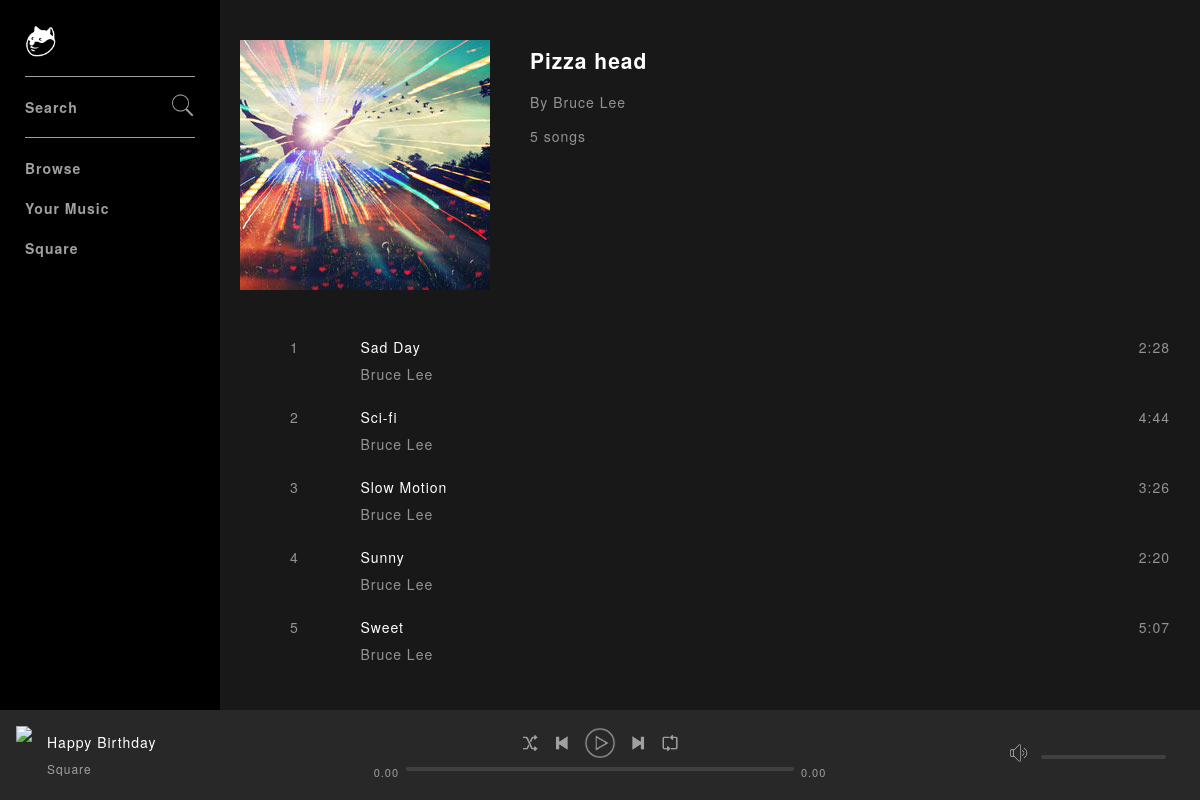
Page /album.php?id=2 (signed in) on the committed database.
### tables this page shows
CREATE TABLE `albums` (
  `id` int(11) NOT NULL,
  `title` varchar(250) NOT NULL,
  `artist` int(11) NOT NULL,
  `genre` int(11) NOT NULL,
  `artworkPath` varchar(500) NOT NULL
);

CREATE TABLE `artists` (
  `id` int(11) NOT NULL,
  `name` varchar(50) NOT NULL
);

CREATE TABLE `songs` (
  `id` int(11) NOT NULL,
  `title` varchar(250) NOT NULL,
  `artist` int(11) NOT NULL,
  `album` int(11) NOT NULL,
  `genre` int(11) NOT NULL,
  `duration` varchar(8) NOT NULL,
  `path` varchar(500) NOT NULL,
  `albumOrder` int(11) NOT NULL,
  `plays` int(11) NOT NULL
);

### includes/classes/Album.php (called while the page is built, shortened)
<?php
class Album {
    private $con;
    private $id;
    private $title;
    private $artistId;
    private $artworkPath;
    public function __construct($con, $id)
    {
        $this->con = $con;
        $this->id = $id;
        $query = mysqli_query($this->con, "SELECT * FROM albums WHERE id='$this->id'");
        $album = mysqli_fetch_array($query);
        $this->title = $album['title'];
        $this->artistId = $album['artist'];
        $this->artworkPath = $album['artworkPath'];
    }
    public function getTitle()
    {
        return $this->title;
    }
    public function getArtist()
    {
        return new Artist($this->con,$this->artistId);
    }
    public function getArtworkPath()
    {
        return $this->artworkPath;
    }
    public function getNumberOfSongs()
    {
        $query = mysqli_query($this->con, "SELECT id FROM songs WHERE album='$this->id'");
        return mysqli_num_rows($query);
    }
    public function getSongsIds()
    {
        $query = mysqli_query($this->con, "SELECT id FROM songs WHERE album='$this->id' ORDER BY albumOrder ASC");
        $array = array();
        while($row = mysqli_fetch_array($query)) {
            array_push($array, $row['id']);
        }
        return $array;
    }
}
?>

### includes/classes/Artist.php (called while the page is built)
<?php
class Artist {
    private $con;
    private $id;
    public function __construct($con, $id)
    {
        $this->con = $con;
        $this->id = $id;
    }
    public function getName()
    {
        $artistQuery = mysqli_query($this->con, "SELECT name FROM artists WHERE id='$this->id'");
        $artist = mysqli_fetch_array($artistQuery);
        return $artist['name'];
    }
}
?>

### includes/classes/Song.php (called while the page is built, shortened)
<?php
class Song {
    private $con;
    private $title;
    private $artistId;
    private $duration;
    public function __construct($con, $id)
    {
        $this->con = $con;
        $this->id = $id;
        $query = mysqli_query($this->con, "SELECT * FROM songs WHERE id='$this->id'");
        $this->mysqliData = mysqli_fetch_array($query);
        $this->title = $this->mysqliData['title'];
        $this->artistId = $this->mysqliData['artist'];
        $this->duration = $this->mysqliData['duration'];
    }
    public function getTitle()
    {
        return $this->title;
    }
    public function getArtist()
    {
        return new Artist($this->con, $this->artistId);
    }
    public function getDuration()
    {
        return $this->duration;
    }
}
?>

### album.php (the view)
<?php
include "includes/header.php";
include "includes/classes/Artist.php";
include "includes/classes/Album.php";
include "includes/classes/Song.php";
if(isset($_GET["id"])) {
    $albumId= $_GET["id"];
}else {
    header("Location: index.php");
}
$album = new Album($con, $albumId);
$artist = $album->getArtist();
?>
<div class="entityInfo">
    <div class="leftSection">
        <img src="<?php echo $album->getArtworkPath(); ?>">
    </div>
    <div class="rightSection">
        <h2><?php echo $album->getTitle(); ?></h2>
        <p>By <?php echo $artist->getName(); ?></p>
        <p><?php echo $album->getNumberOfSongs(); ?> songs</p>
    </div>
</div>
<div class="tracklistContainer">
    <ul class="trackList">
        <?php
        $songIdArray = $album->getSongsIds();
        $i = 1;
        foreach($songIdArray as $songId) {
            $albumSong = new Song($con, $songId);
            $albumArtist = $albumSong->getArtist();
            echo "<li class='tracklistRow'>
                <div class='trackCount'>
                    <img class='play' src='assets/images/icons/play-white.png'>
                    <span class='trackNumber'>$i</span>
                </div>
                <div class='trackInfo'>
                    <span class='trackName'>". $albumSong->getTitle() ."</span>
                    <span class='artistName'>". $albumArtist->getName() ."</span>
                </div>
                <div class='trackOptions'>
                    <img class='optionsButton' src='assets/images/icons/more.png'>
                </div>
                <div class='trackDuration'>
                    <span class='duration'>". $albumSong->getDuration() ."</span>
                </div>
            </li>";
            $i++;
        }
        ?>
    </ul>
</div>
<?php include "includes/footer.php";?>

### assets/css/style.css (style rules this page uses)
html, body { padding: 0; margin: 0; height: 100%; }
* { font-family: "Helvetica Neue", Helvetica, Arial, sans-serif; color: #fff; letter-spacing: 1px; }
body { background-color: #181818; font-size: 14px; min-width: 720px; }
.entityInfo { padding: 40px 0 10px 0; display: inline-block; width: 100%; }
.entityInfo .leftSection { width: 30%; float: left; max-width: 250px;; }
.entityInfo .leftSection img { width: 100%; }
.entityInfo .rightSection { width: 70%; float: left; padding: 5px 10px 5px 40px ; box-sizing: border-box; }
.entityInfo .rightSection h2 { margin-top: 0; }
.entityInfo .rightSection p { color: #939393; font-weight: 200; }
.tracklistRow { height: 40px; padding: 15px 10px; list-style: none; }
.tracklistRow span { color: #939393; font-weight: 200; }
.tracklistRow .trackCount { width: 8%; float: left; }
.tracklistRow .trackCount span { visibility: visible; }
.tracklistRow .trackInfo { width: 75%; float: left; }
.tracklistRow .trackInfo .trackName { color: #fff; margin-bottom: 7px; }
.tracklistRow .trackInfo span { display: block; }
.tracklistRow .trackOptions { width: 5%; float: left; text-align: right; }
.tracklistRow .trackDuration { width: 12%; float: left; text-align: right; }

### rows in the picture
albums: artworkPath (picture), title "Pizza head"
artists: name "Bruce Lee"
songs: title "Sad Day", artists.name "Bruce Lee", duration "2:28"
songs: title "Sci-fi", artists.name "Bruce Lee", duration "4:44"
songs: title "Slow Motion", artists.name "Bruce Lee", duration "3:26"
songs: title "Sunny", artists.name "Bruce Lee", duration "2:20"
songs: title "Sweet", artists.name "Bruce Lee", duration "5:07"

### other values in the picture
$album->getNumberOfSongs() "5"
